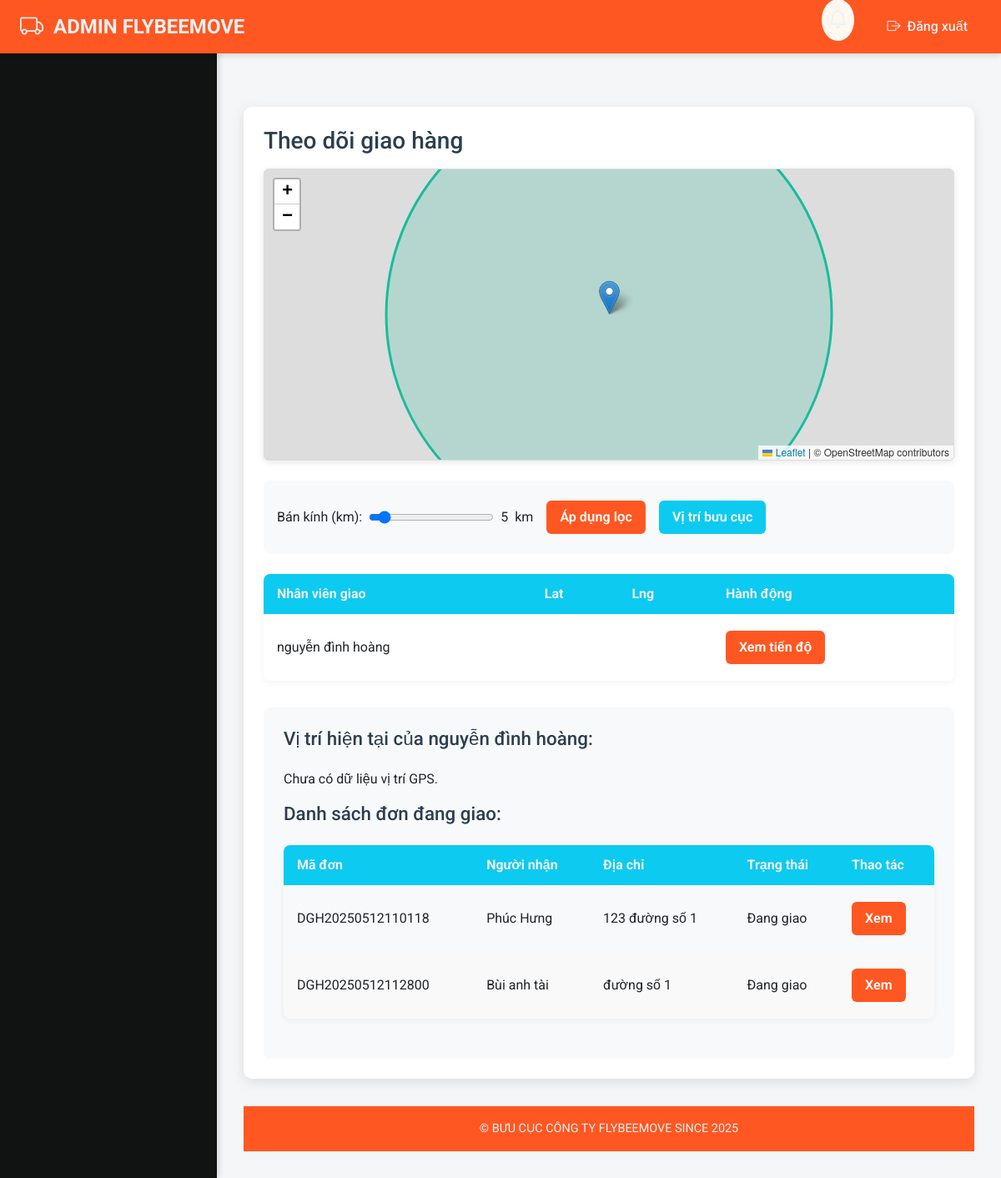
Screenshot of /admin/tracking.php?staff_id=2 (signed in) with the database file from the repository.
### tables this page shows
CREATE TABLE `nhanvien` (
  `id_nhanVien` int(11) NOT NULL,
  `tenNhanVien` varchar(100) NOT NULL,
  `soDienThoai` varchar(15) NOT NULL,
  `diaChi` text NOT NULL,
  `viTri` varchar(50) NOT NULL,
  `email` varchar(50) NOT NULL,
  `password` varchar(100) NOT NULL,
  `phanQuyen` int(11) DEFAULT 0,
  `viTriLat` decimal(9,6) DEFAULT NULL,
  `viTriLng` decimal(9,6) DEFAULT NULL
);

CREATE TABLE `donhang` (
  `maVanDon` varchar(40) NOT NULL,
  `id_khachHang` int(11) NOT NULL,
  `id_nhanVien` int(11) DEFAULT NULL,
  `id_trangThai` int(11) NOT NULL,
  `id_sanPham` int(11) DEFAULT NULL,
  `id_nguoiNhan` int(11) NOT NULL,
  `id_nguoiGui` int(11) NOT NULL,
  `id_thanhToan` int(11) DEFAULT NULL,
  `ngayTaoDon` datetime NOT NULL,
  `ghiChu` text DEFAULT NULL,
  `ngayGiao` datetime DEFAULT NULL,
  `id_phi` int(11) DEFAULT NULL,
  `hinhThucGui` varchar(50) NOT NULL,
  `KL_DH` decimal(10,2) NOT NULL,
  `rong` decimal(10,2) DEFAULT NULL,
  `dai` int(11) DEFAULT NULL,
  `cao` decimal(10,2) DEFAULT NULL,
  `giaTriHang` decimal(15,2) DEFAULT NULL,
  `COD` decimal(15,2) DEFAULT 0.00
);

CREATE TABLE `nguoinhan` (
  `id_nguoiNhan` int(11) NOT NULL,
  `tenNguoiNhan` varchar(100) NOT NULL,
  `soDienThoai` varchar(15) NOT NULL,
  `id_diaChi` int(11) DEFAULT NULL
);

CREATE TABLE `diachi` (
  `id_diaChi` int(11) NOT NULL,
  `diaChiNguoiNhan` text NOT NULL,
  `tinh_tp` varchar(100) NOT NULL,
  `quan_huyen` varchar(100) NOT NULL,
  `phuong_xa` varchar(100) NOT NULL
);

### admin/tracking.php (the view, shortened to what this page needs)
<?php
require 'header.php';
$sqlStaff = "SELECT id_nhanVien, tenNhanVien, viTriLat, viTriLng FROM nhanvien WHERE viTri = 'Giao hàng'";
$resultStaff = $mysqli->query($sqlStaff);
$filteredStaff = [];
$latCenter = isset($_GET['lat']) ? (float)$_GET['lat'] : null;
$lngCenter = isset($_GET['lng']) ? (float)$_GET['lng'] : null;
$radius    = isset($_GET['radius']) ? (float)$_GET['radius'] : 5;
if ($latCenter !== null && $lngCenter !== null) {
    foreach ($resultStaff as $st) {
        if ($st['viTriLat'] !== null && $st['viTriLng'] !== null) {
            $dist = calculateDistance($latCenter, $lngCenter, $st['viTriLat'], $st['viTriLng']);
            if ($dist <= $radius) {
                $filteredStaff[] = $st;
            }
        }
    }
} else {
    while ($row = $resultStaff->fetch_assoc()) {
        $filteredStaff[] = $row;
    }
}
$selectedStaff = null;
$orders = [];
if (isset($_GET['staff_id'])) {
    $sid = (int)$_GET['staff_id'];
    $infoStmt = $mysqli->prepare("SELECT tenNhanVien, viTriLat, viTriLng FROM nhanvien WHERE id_nhanVien=?");
    $infoStmt->bind_param('i', $sid);
    $infoStmt->execute();
    $selectedStaff = $infoStmt->get_result()->fetch_assoc();
    $orderStmt = $mysqli->prepare(
        "SELECT D.maVanDon, N.tenNguoiNhan, DC.diaChiNguoiNhan AS diaChiNhan,
                D.ngayGiao, T.tenTrangThai as trangThaiDonHang,
                D.ngayTaoDon, T.id_trangThai
         FROM donhang D
         JOIN nguoinhan N ON D.id_nguoiNhan = N.id_nguoiNhan
         JOIN diachi DC ON N.id_diaChi = DC.id_diaChi
         JOIN trangthai T ON D.id_trangThai = T.id_trangThai
         WHERE D.id_nhanVien=? AND T.tenTrangThai IN ('Đang xử lý', 'Đang giao')"
    );
    $orderStmt->bind_param('i', $sid);
    $orderStmt->execute();
    $orders = $orderStmt->get_result()->fetch_all(MYSQLI_ASSOC);
}
?>
<!DOCTYPE html>
<html lang="vi">
<head>
  <link rel="stylesheet" href="https://unpkg.com/leaflet@1.9.4/dist/leaflet.css"/>
  <link rel="stylesheet" href="https://unpkg.com/leaflet-routing-machine@3.2.12/dist/leaflet-routing-machine.css" />
  <link rel="stylesheet" href="./css/tracking.css">
</head>
<body>
  <div class="content-container">
    <h2>Theo dõi giao hàng</h2>
    <div id="filterMap"></div>
    <div class="controls">
      <label>Bán kính (km): <input type="range" id="radius" min="1" max="50" value="<?= $radius ?>"> <span id="radiusVal"><?= $radius ?></span> km</label>
      <button id="applyFilter" class="btn">Áp dụng lọc</button>
      <button id="resetMap" class="btn" style="background: #0dcaf0;">Vị trí bưu cục</button>
    </div>
    <?php if (empty($filteredStaff)): ?>
      <div class="notification">Không tìm thấy nhân viên trong khu vực đã chọn</div>
    <?php else: ?>
      <table>
        <thead><tr><th>Nhân viên giao</th><th>Lat</th><th>Lng</th><th>Hành động</th></tr></thead>
        <tbody>
        <?php foreach ($filteredStaff as $st): ?>
          <tr>
            <td><?= htmlspecialchars($st['tenNhanVien']) ?></td>
            <td><?= $st['viTriLat'] ?></td>
            <td><?= $st['viTriLng'] ?></td>
            <td><a class="btn" href="?staff_id=<?= $st['id_nhanVien'] ?>&lat=<?= urlencode($latCenter) ?>&lng=<?= urlencode($lngCenter) ?>&radius=<?= urlencode($radius) ?>">Xem tiến độ</a></td>
          </tr>
        <?php endforeach; ?>
        </tbody>
      </table>
      <?php if ($selectedStaff): ?>
        <div class="detail-section">
          <h3>Vị trí hiện tại của <?= htmlspecialchars($selectedStaff['tenNhanVien']) ?>:</h3>
          <?php if (!empty($selectedStaff['viTriLat'])): ?>
            <iframe class="map-frame" src="https://maps.google.com/maps?q=<?= urlencode($selectedStaff['viTriLat']) ?>,<?= urlencode($selectedStaff['viTriLng']) ?>&hl=vi&z=15&output=embed" allowfullscreen></iframe>
          <?php else: ?>
            <p>Chưa có dữ liệu vị trí GPS.</p>
          <?php endif; ?>
          <h3>Danh sách đơn đang giao:</h3>
          <?php if (empty($orders)): ?>
            <div class="notification">Không có đơn hàng đang giao</div>
          <?php else: ?>
            <table>
              <thead><tr><th>Mã đơn</th><th>Người nhận</th><th>Địa chỉ</th><th>Trạng thái</th><th>Thao tác</th></tr></thead>
              <tbody>
              <?php foreach ($orders as $o): ?>
                <tr>
                  <td><?= htmlspecialchars($o['maVanDon']) ?></td>
                  <td><?= htmlspecialchars($o['tenNguoiNhan']) ?></td>
                  <td><?= htmlspecialchars($o['diaChiNhan']) ?></td>
                  <td>
                    <?php if ($o['id_trangThai'] == 2):  ?>
                      Đang xử lý
                    <?php elseif ($o['id_trangThai'] == 3):  ?>
                      <?= $o['ngayGiao'] ? date('d/m/Y', strtotime($o['ngayGiao'])) : 'Đang giao' ?>
                    <?php endif; ?>
                  </td>
                  <td><button class="btn view-order"
                      data-ma="<?= htmlspecialchars($o['maVanDon']) ?>"
                      data-recipient="<?= htmlspecialchars($o['tenNguoiNhan']) ?>"
                      data-address="<?= htmlspecialchars($o['diaChiNhan']) ?>"
                      data-date="<?= $o['ngayGiao'] ? htmlspecialchars(date('d/m/Y', strtotime($o['ngayGiao']))) : 'Chưa có ngày giao' ?>"
                      data-status="<?= htmlspecialchars($o['trangThaiDonHang']) ?>"
                      data-created="<?= htmlspecialchars(date('d/m/Y', strtotime($o['ngayTaoDon']))) ?>">Xem</button></td>
                </tr>
              <?php endforeach; ?>
              </tbody>
            </table>
          <?php endif; ?>
        </div>
      <?php endif; ?>
    <?php endif; ?>
  </div>
<?php require 'footer.php'; ?>

### admin/css/header.css (style rules this page uses)
:root { --primary-color: #ff5722; --primary-dark: #e64a19; --sidebar-bg: #111212; --text-light: #ecf0f1; --text-dark: #2c3e50; --border-color: rgba(255,255,255,0.1); }
* { box-sizing: border-box; margin: 0; padding: 0; }
body { font-family: 'Roboto', sans-serif; display: flex; min-height: 100vh; background: #f4f6f8; }

### admin/css/tracking.css (style rules this page uses)
.content-container { max-width: 1200px; margin: 2rem auto; padding: 1.5rem; background: #fff; border-radius: 10px; box-shadow: 0 4px 15px rgba(0,0,0,0.1); min-height: 85vh; }
h2 { color: #2c3e50; font-size: 1.75rem; margin-bottom: 1rem; }
#filterMap { height: 350px; width: 100%; margin-bottom: 1.5rem; border: 1px solid #ddd; border-radius: 6px; box-shadow: 0 2px 8px rgba(0,0,0,0.1); z-index: 1; }
.controls { display: flex; flex-wrap: wrap; gap: 1rem; margin-bottom: 1.5rem; align-items: center; background: #f8f9fa; padding: 1rem; border-radius: 8px; }
.controls label { font-size: 1rem; display: flex; align-items: center; gap: 0.5rem; }
.controls input[type="range"] { width: 150px; cursor: pointer; }
table { width: 100%; border-collapse: collapse; margin-bottom: 1.5rem; border-radius: 8px; overflow: hidden; box-shadow: 0 2px 8px rgba(0,0,0,0.05); }
th, td { padding: 0.75rem 1rem; text-align: left; }
th { background: #0dcaf0; color: #ecf0f1; }
tr:nth-child(even) { background: #f9f9f9; }
.btn { display: inline-block; margin: 0.5rem 0; padding: 0.5rem 1rem; background: #ff5722; color: #fff; border-radius: 6px; text-decoration: none; transition: background 0.3s, transform 0.2s; cursor: pointer; border: none; font-weight: 600; }
.detail-section { margin-top: 2rem; background: #f8f9fa; padding: 1.5rem; border-radius: 8px; }
.detail-section h3 { color: #2c3e50; font-size: 1.4rem; margin-bottom: 1rem; padding-bottom: 0.5rem; }

### rows the page displays
nhanvien: tenNhanVien "nguyễn đình hoàng"
donhang: maVanDon "DGH20250512110118", id_nguoiNhan.tenNguoiNhan "Phúc Hưng", diachi.diaChiNguoiNhan "123 đường số 1", shows "Đang giao"
donhang: maVanDon "DGH20250512112800", id_nguoiNhan.tenNguoiNhan "Bùi anh tài", diachi.diaChiNguoiNhan "đường số 1", shows "Đang giao"

### other values shown
$radius "5"
